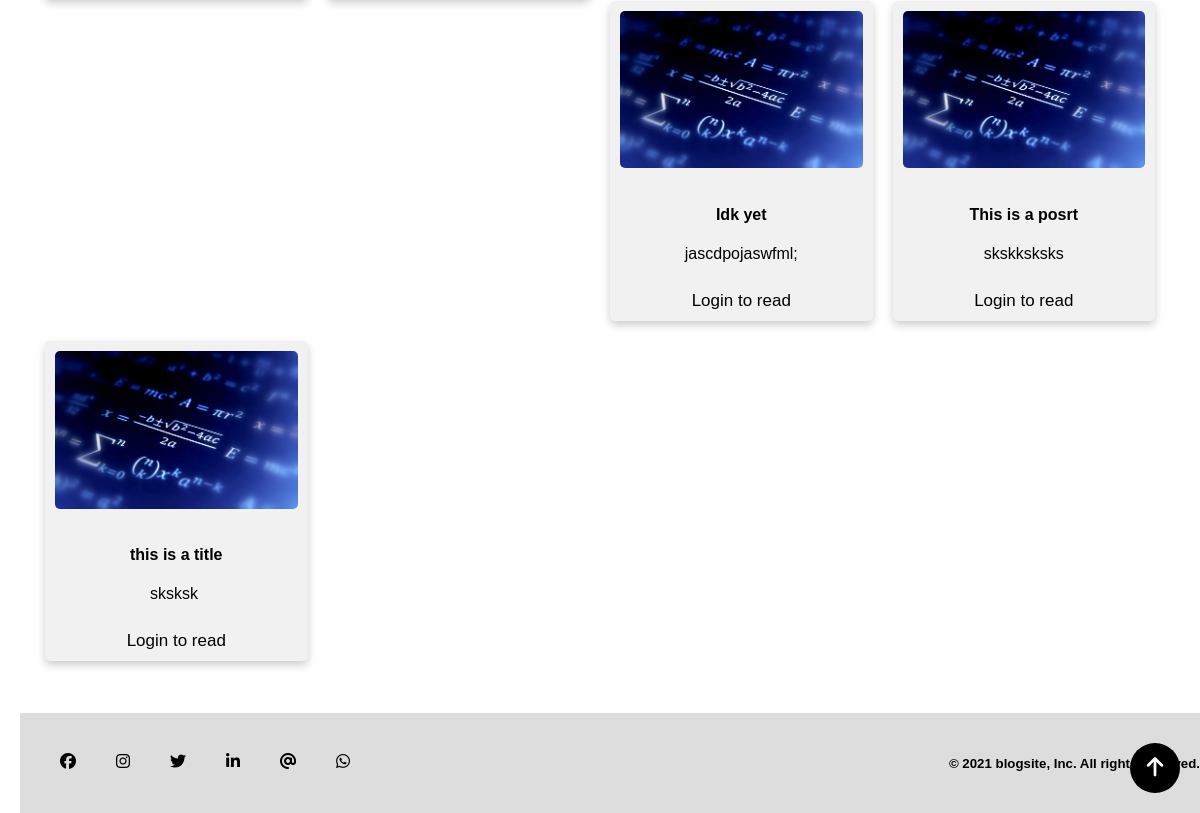
The app's page / (lower part), older data.
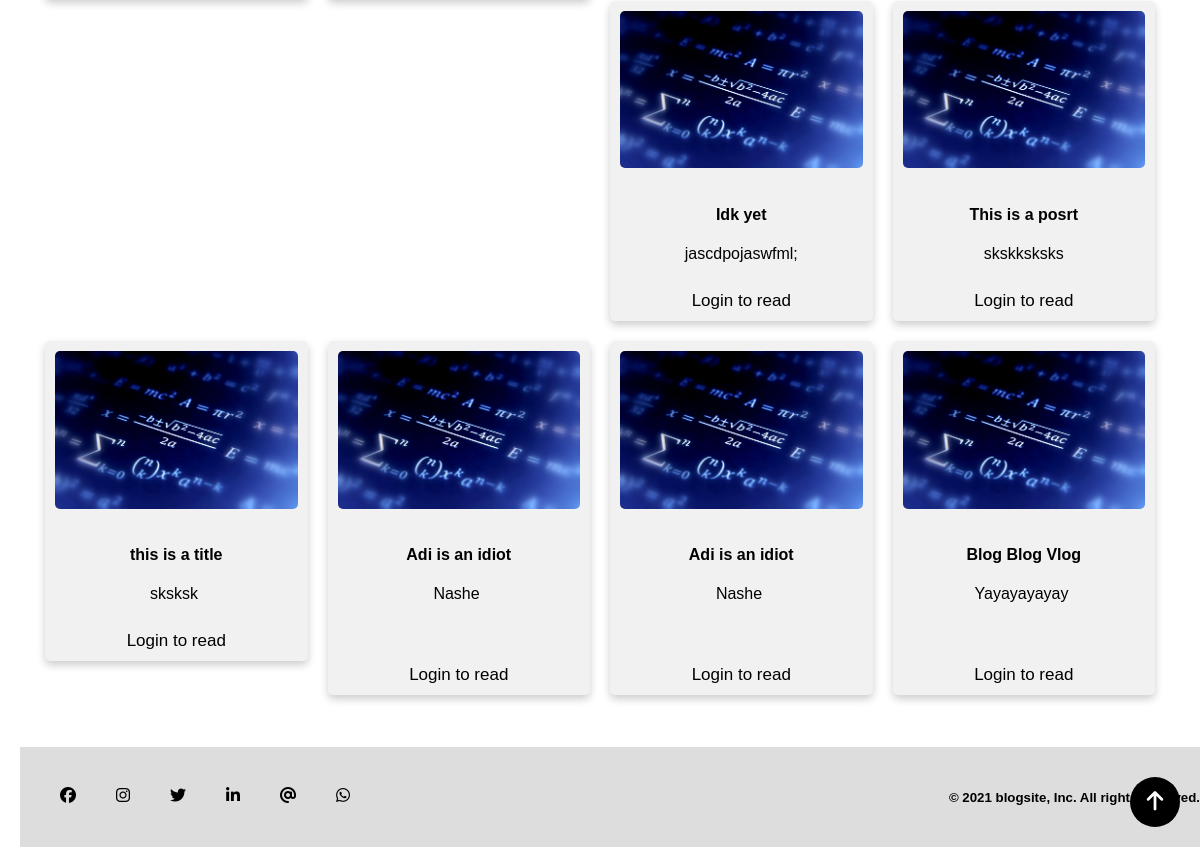
The same page, newer data.
### homepage/models.py (models this page shows, shortened)
class BlogPost(models.Model):
    opt = [
        ("Technology", "Technology"),
        ('Mathematics', "Mathematics"),
        ("Social Media", "Social Media")
    ]
    author = models.ForeignKey(User, default=None, on_delete=models.CASCADE)
    title = models.CharField(max_length=100)
    editor = RichTextField()
    topic = models.CharField(choices=opt, max_length=25, null=True)
    time = models.DateField(auto_now_add=True)
    slug = models.CharField(max_length=130, null=True, blank=True)
    liked = models.ManyToManyField(User, related_name='liked')
    def __str__(self):
        return self.title + '|' + str(self.author)

### homepage/views.py (the view)
# urls.py: 2. Add a URL to urlpatterns:  path('', views.home, name='home')
def home(request):
    blogs = BlogPost.objects.all()
    print(blogs)
    return render(request, "index.html", {"blog":blogs})

### templates/index.html (shortened to what this page needs)
{% load static %}
<!DOCTYPE html>
<html lang="en">
	<head>
		<link rel="stylesheet" type="text/css" href="{% static 'styles/home_page_style.css' %}">
    <link rel="stylesheet" href="https://cdnjs.cloudflare.com/ajax/libs/font-awesome/4.7.0/css/font-awesome.min.css">
	</head>
	<body>
      <br>
		  <div class="row">
  			<div class="leftcolumn">
    			<div class="card">
      			<div class="row2">
             {% for bl in blog %}
  						<div class="column2">
    						<div class="card2">
                  <img src="{% static 'images/2.jpg' %}" alt="Avatar" style="width:100%">
                  <div class="container">
                    <h4><b> {{ bl.title }}</b></h4>
                    <p>{{ bl.editor | safe| truncatechars:"30" | linebreaks }}</p>
                  </div>
                  {% if user.is_authenticated %}
                    <a class='readmore' href="{% url 'posts:read' slug=bl.slug %}">Read Full</a>
                    {% else %}
                      <a class='readmore' href='user/login'>Login to read</a>
                      {% endif %}
    						</div>
  						</div>
                        {% endfor%}
  			</div>
  	  </div>
		<div class="footer" >
      <a href="#"><i class="fab fa-facebook "></i></a>
      <a href="#"><i class="fab fa-instagram"></i></a>
      <a href="#"><i class="fab fa-twitter"></i></a>
      <a href="#"><i class="fab fa-linkedin-in"></i></a>
      <a href="#"><i class="fas fa-at"></i></a>
      <a href="#"><i class="fab fa-whatsapp"></i></a>
      <h5>&copy; <script>document.write(new Date().getFullYear())</script> blogsite, Inc. All rights reserved.</h5>
    </div>
    <a class="gotopbtn" href="#"> <i class="fas fa-arrow-up"></i> </a>
	</body>
</html>

Row changes from the older to the newer data that the page shows:
added BlogPost: title "Adi is an idiot", editor "Nashe"
added BlogPost: title "Adi is an idiot", editor "Nashe"
added BlogPost: title "Blog Blog Vlog", editor "Yayayayayay"
